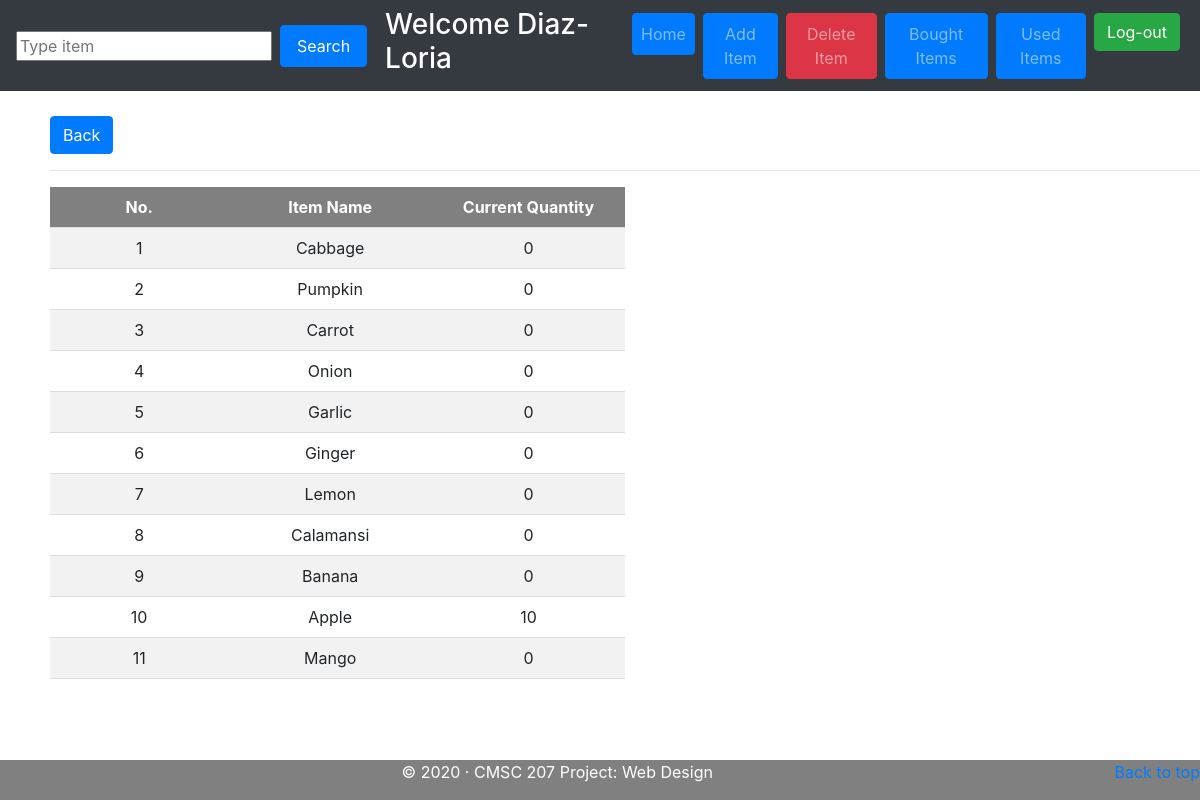
Page /CurrentInventory.php?category=2 (signed in) on the committed database.
### tables this page shows
CREATE TABLE `cat_items` (
  `item_name` text NOT NULL,
  `cat_id` int(11) NOT NULL,
  `currentCount` int(11) NOT NULL
);

### pages/currentinventoryPage.php (the view, shortened to what this page needs)
<link href="css/style.css" rel="stylesheet">
<?php
$categoryName=$_GET["category"];
?>
<div style="margin-top:100px;margin-left:50px;">
	<button onclick='window.location.href = "home.php"' class="btn btn-primary  mr-sm-2">Back</button>
	<hr>
	<?php
		include('./database_connection.php');
		$sql = "SELECT * FROM cat_items WHERE cat_items.cat_id=$categoryName";
		$result = $conn -> query($sql);
		if ($result -> num_rows > 0) {
			echo "<table >";
			echo "<tr>";
			echo "<th>No. </th><th>Item Name</th><th>Current Quantity</th>";
			echo "</tr>";
			$i=1;
			while ($row = $result -> fetch_assoc()) {
				echo "<tr><td>" . $i .
					"</td><td>" . $row["item_name"] .
					"</td><td>" . $row["currentCount"] .
					"</td></tr>";
					$i++;
			}
			echo "</table>";
		}
	?>
</div>

### css/style.css (style rules this page uses)
table, th, td { padding: 10px; width: 50%; border-bottom: 1px solid #ddd; border-collapse: collapse; }
th, td { text-align: center; padding: 8px; width: 12%; }
tr:nth-child(even) { background-color: #f2f2f2; }
th { background-color: grey; color: white; }

### rows in the picture
cat_items: item_name "Cabbage", currentCount "0"
cat_items: item_name "Pumpkin", currentCount "0"
cat_items: item_name "Carrot", currentCount "0"
cat_items: item_name "Onion", currentCount "0"
cat_items: item_name "Garlic", currentCount "0"
cat_items: item_name "Ginger", currentCount "0"
cat_items: item_name "Lemon", currentCount "0"
cat_items: item_name "Calamansi", currentCount "0"
cat_items: item_name "Banana", currentCount "0"
cat_items: item_name "Apple", currentCount "10"
cat_items: item_name "Mango", currentCount "0"
